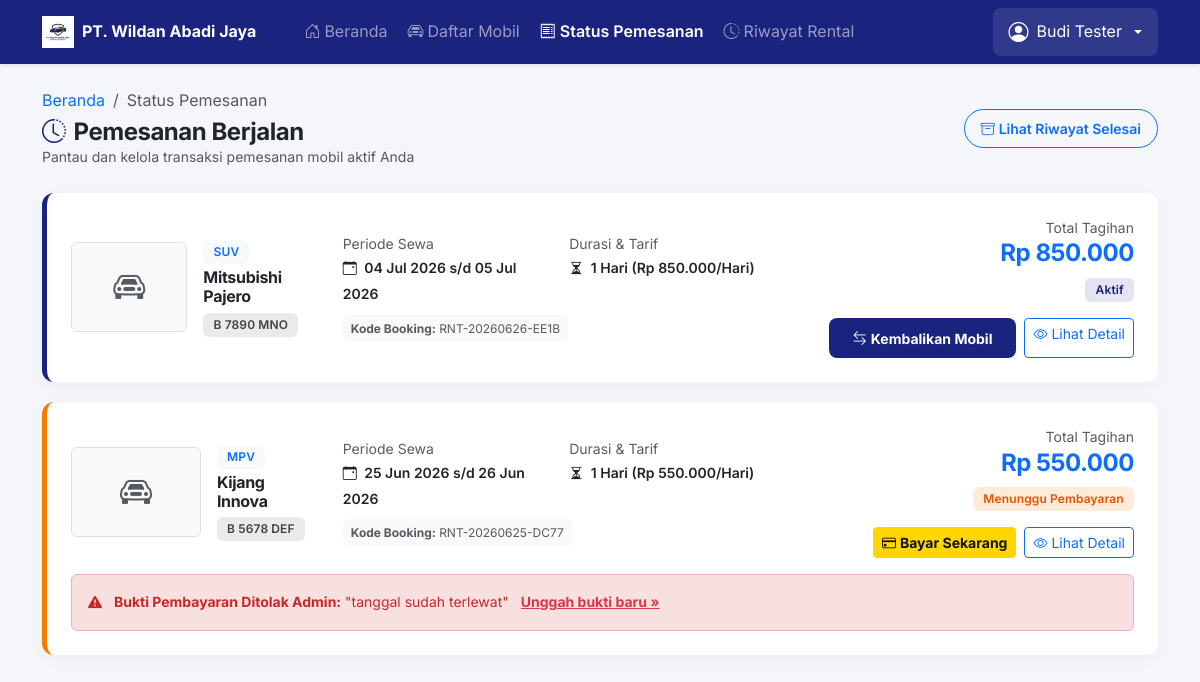
Screenshot of /customer/status-pemesanan.php (signed in) with the database file from the repository.
### tables this page shows
CREATE TABLE `pemesanan` (
  `id` int(10) UNSIGNED NOT NULL,
  `kode_pesan` varchar(25) NOT NULL,
  `customer_id` int(10) UNSIGNED NOT NULL,
  `mobil_id` int(10) UNSIGNED NOT NULL,
  `tanggal_sewa` date NOT NULL,
  `tanggal_kembali` date NOT NULL,
  `lama_sewa` tinyint(4) NOT NULL COMMENT 'dalam hari',
  `total_biaya` decimal(14,2) NOT NULL,
  `catatan` text DEFAULT NULL,
  `status` enum('menunggu_pembayaran','menunggu_konfirmasi','aktif','selesai','dibatalkan') NOT NULL DEFAULT 'menunggu_pembayaran',
  `created_at` timestamp NOT NULL DEFAULT current_timestamp(),
  `updated_at` timestamp NOT NULL DEFAULT current_timestamp() ON UPDATE current_timestamp()
);

CREATE TABLE `mobil` (
  `id` int(10) UNSIGNED NOT NULL,
  `nama_mobil` varchar(100) NOT NULL,
  `tipe` varchar(50) NOT NULL,
  `tahun` year(4) DEFAULT NULL,
  `kapasitas` tinyint(4) DEFAULT NULL COMMENT 'jumlah penumpang',
  `warna` varchar(50) DEFAULT NULL,
  `plat_nomor` varchar(20) DEFAULT NULL,
  `harga_per_hari` decimal(12,2) NOT NULL,
  `deskripsi` text DEFAULT NULL,
  `foto` varchar(255) DEFAULT NULL,
  `status` enum('tersedia','disewa','servis') NOT NULL DEFAULT 'tersedia',
  `created_at` timestamp NOT NULL DEFAULT current_timestamp(),
  `updated_at` timestamp NOT NULL DEFAULT current_timestamp() ON UPDATE current_timestamp()
);

CREATE TABLE `pembayaran` (
  `id` int(10) UNSIGNED NOT NULL,
  `pemesanan_id` int(10) UNSIGNED NOT NULL,
  `jumlah_bayar` decimal(14,2) NOT NULL,
  `metode_pembayaran` varchar(50) NOT NULL COMMENT 'transfer_bca, transfer_bri, dll',
  `bukti_pembayaran` varchar(255) NOT NULL COMMENT 'path file upload',
  `status` enum('menunggu','diterima','ditolak') NOT NULL DEFAULT 'menunggu',
  `catatan_admin` text DEFAULT NULL,
  `verified_by` int(10) UNSIGNED DEFAULT NULL COMMENT 'user_id admin yang verifikasi',
  `verified_at` timestamp NULL DEFAULT NULL,
  `created_at` timestamp NOT NULL DEFAULT current_timestamp()
);

### customer/status-pemesanan.php (the view, shortened to what this page needs)
<?php
require_once '../config/db.php';
require_once '../includes/functions.php';
$stmt = $pdo->prepare("
    SELECT p.*, m.nama_mobil, m.foto, m.tipe, m.harga_per_hari, m.plat_nomor
    FROM pemesanan p
    JOIN mobil m ON p.mobil_id = m.id
    WHERE p.customer_id = ? AND p.status != 'selesai'
    ORDER BY p.created_at DESC
");
$stmt->execute([$_SESSION['user_id']]);
$transaksiList = $stmt->fetchAll();
require_once '../includes/header.php';
require_once '../includes/navbar-customer.php';
?>
<div class="container py-4">
    <div class="row mb-4">
        <div class="col-12 d-flex flex-column flex-md-row justify-content-between align-items-start align-items-md-center gap-3">
            <div>
                <nav aria-label="breadcrumb">
                    <ol class="breadcrumb mb-1">
                        <li class="breadcrumb-item"><a href="dashboard.php" class="text-decoration-none">Beranda</a></li>
                        <li class="breadcrumb-item active" aria-current="page">Status Pemesanan</li>
                    </ol>
                </nav>
                <h4 class="fw-bold text-dark mb-0"><i class="bi bi-clock-history me-2" style="color: var(--color-primary);"></i>Pemesanan Berjalan</h4>
                <p class="text-muted small mb-0">Pantau dan kelola transaksi pemesanan mobil aktif Anda</p>
            </div>
            <a href="riwayat.php" class="btn btn-outline-primary rounded-pill px-3 py-2 btn-sm fw-semibold">
                <i class="bi bi-archive me-1"></i>Lihat Riwayat Selesai
            </a>
        </div>
    </div>
    <div class="row">
        <div class="col-12">
            <?php if (count($transaksiList) > 0): ?>
                <?php foreach ($transaksiList as $t): ?>
                    <?php
                    $stmtBayar = $pdo->prepare("
                        SELECT * FROM pembayaran
                        WHERE pemesanan_id = ?
                        ORDER BY id DESC
                        LIMIT 1
                    ");
                    $stmtBayar->execute([$t['id']]);
                    $pembayaranLast = $stmtBayar->fetch();
                    ?>
                    <div class="order-card order-card--<?= htmlspecialchars($t['status']) ?>">
                        <div class="row align-items-center">
                            <div class="col-lg-3 col-md-4 col-sm-12 text-center text-md-start mb-3 mb-md-0">
                                <div class="d-flex align-items-center flex-column flex-md-row gap-3">
                                    <?php if ($t['foto']): ?>
                                        <img src="/rental-mobil/assets/uploads/mobil/<?= htmlspecialchars($t['foto']) ?>"
                                             alt="Mobil" class="img-fluid rounded shadow-sm" style="max-height: 90px; width: 130px; object-fit: cover;">
                                    <?php else: ?>
                                        <div class="bg-light rounded d-flex align-items-center justify-content-center border" style="height: 90px; width: 130px;">
                                            <i class="bi bi-car-front text-muted fs-2"></i>
                                        </div>
                                    <?php endif; ?>
                                    <div class="text-center text-md-start">
                                        <span class="badge bg-light text-primary fw-semibold mb-1"><?= htmlspecialchars($t['tipe']) ?></span>
                                        <h6 class="fw-bold mb-1 text-dark"><?= htmlspecialchars($t['nama_mobil']) ?></h6>
                                        <span class="badge bg-secondary" style="font-size: 0.75rem;"><?= htmlspecialchars($t['plat_nomor']) ?></span>
                                    </div>
                                </div>
                            </div>
                            <div class="col-lg-5 col-md-5 col-sm-12 mb-3 mb-md-0">
                                <div class="row text-center text-md-start">
                                    <div class="col-md-6 mb-2 mb-md-0">
                                        <span class="text-muted small d-block">Periode Sewa</span>
                                        <span class="fw-semibold text-dark small">
                                            <i class="bi bi-calendar-event me-1"></i>
                                            <?= date('d M Y', strtotime($t['tanggal_sewa'])) ?> s/d <?= date('d M Y', strtotime($t['tanggal_kembali'])) ?>
                                        </span>
                                    </div>
                                    <div class="col-md-6">
                                        <span class="text-muted small d-block">Durasi & Tarif</span>
                                        <span class="fw-semibold text-dark small">
                                            <i class="bi bi-hourglass-split me-1"></i>
                                            <?= htmlspecialchars($t['lama_sewa']) ?> Hari (<?= formatRupiah($t['harga_per_hari']) ?>/Hari)
                                        </span>
                                    </div>
                                </div>
                                <div class="text-muted small text-center text-md-start mt-2">
                                    <span class="d-inline-block bg-light px-2 py-1 rounded" style="font-size:0.75rem;">
                                        <strong>Kode Booking:</strong> <?= htmlspecialchars($t['kode_pesan']) ?>
                                    </span>
                                </div>
                            </div>
                            <div class="col-lg-4 col-md-3 col-sm-12 text-center text-md-end">
                                <div class="mb-2">
                                    <span class="text-muted small d-block">Total Tagihan</span>
                                    <h4 class="fw-bold text-primary mb-0"><?= formatRupiah($t['total_biaya']) ?></h4>
                                </div>
                                <div class="mb-3">
                                    <?= getStatusBadge($t['status']) ?>
                                </div>
                                <div class="d-grid gap-2 d-md-inline-flex justify-content-md-end">
                                    <?php if ($t['status'] === 'menunggu_pembayaran'): ?>
                                        <a href="pembayaran.php?pesan_id=<?= $t['id'] ?>" class="btn btn-warning btn-sm fw-bold">
                                            <i class="bi bi-credit-card me-1"></i>Bayar Sekarang
                                        </a>
                                    <?php elseif ($t['status'] === 'menunggu_konfirmasi'): ?>
                                        <button class="btn btn-outline-info btn-sm" disabled>
                                            <i class="bi bi-patch-check me-1"></i>Menunggu Verifikasi
                                        </button>
                                    <?php elseif ($t['status'] === 'aktif'): ?>
                                        <a href="pengembalian.php?pesan_id=<?= $t['id'] ?>" class="btn btn-primary-custom btn-sm fw-bold">
                                            <i class="bi bi-arrow-left-right me-1"></i>Kembalikan Mobil
                                        </a>
                                    <?php else: ?>
                                        <span class="text-muted small">Tidak ada aksi</span>
                                    <?php endif; ?>
                                    <a href="detail-pesanan.php?id=<?= $t['id'] ?>" class="btn btn-outline-primary btn-sm">
                                        <i class="bi bi-eye me-1"></i>Lihat Detail
                                    </a>
                                </div>
                            </div>
                        </div>
                        <?php if ($t['status'] === 'menunggu_pembayaran' && $pembayaranLast && $pembayaranLast['status'] === 'ditolak'): ?>
                            <div class="mt-3 p-3 bg-danger bg-opacity-10 border border-danger-subtle rounded text-danger small">
                                <i class="bi bi-exclamation-triangle-fill me-2"></i>
                                <strong>Bukti Pembayaran Ditolak Admin:</strong> "<?= htmlspecialchars($pembayaranLast['catatan_admin'] ?? 'Tidak ada catatan.') ?>"
                                <a href="pembayaran.php?pesan_id=<?= $t['id'] ?>" class="alert-link text-danger fw-bold ms-2">Unggah bukti baru &raquo;</a>
                            </div>
                        <?php endif; ?>
                    </div>
                <?php endforeach; ?>
            <?php endif; ?>
        </div>
    </div>
</div>
<?php
require_once '../includes/footer.php';
?>

### includes/functions.php (shortened to what this page needs)
<?php
function formatRupiah(float $angka): string {
    return 'Rp ' . number_format($angka, 0, ',', '.');
}
function getStatusBadge(string $status): string {
    $map = [
        'tersedia'            => ['success',   'Tersedia'],
        'disewa'              => ['warning',   'Disewa'],
        'servis'              => ['secondary', 'Servis'],
        'menunggu_pembayaran' => ['warning',   'Menunggu Pembayaran'],
        'menunggu_konfirmasi' => ['info',      'Menunggu Konfirmasi'],
        'aktif'               => ['primary',   'Aktif'],
        'selesai'             => ['success',   'Selesai'],
        'dibatalkan'          => ['danger',    'Dibatalkan'],
        'menunggu'            => ['warning',   'Menunggu'],
        'diterima'            => ['success',   'Diterima'],
        'ditolak'             => ['danger',    'Ditolak'],
        'baik'                => ['success',   'Baik'],
        'rusak_ringan'        => ['warning',   'Rusak Ringan'],
        'rusak_berat'         => ['danger',    'Rusak Berat'],
    ];
    [$color, $label] = $map[$status] ?? ['secondary', ucfirst($status)];
    return "<span class=\"badge bg-{$color}\">{$label}</span>";
}

### assets/css/style.css (style rules this page uses)
:root { --color-primary: #1a237e; --color-primary-dark: #0d1654; --color-primary-light: #3949ab; --color-accent: #ffd600; --color-white: #ffffff; --color-bg: #f4f6f9; --color-sidebar-text: #ffffff; --color-text-dark: #212121; --color-text-muted: #757575; --color-border: #e0e0e0; --color-success: #388e3c; --color-warning: #f57c00; --color-danger: #d32f2f; --color-info: #0288d1; --font-xs: 0.75rem; --font-sm: 0.875rem; --font-base: 1rem; --font-lg: 1.125rem; --font-xl: 1.25rem; --font-2xl: 1.5rem; --shadow-sm: 0 2px 4px rgba(0,0,0,0.05); --shadow-md: 0 4px 12px rgba(0,0,0,0.08); --shadow-lg: 0 8px 24px rgba(26, 35, 126, 0.12); --transition-fast: all 0.2s cubic-bezier(0.4, 0, 0.2, 1); --transition-normal: all 0.3s cubic-bezier(0.4, 0, 0.2, 1); }
* { box-sizing: border-box; }
body { font-family: 'Inter', 'Segoe UI', system-ui, -apple-system, sans-serif; background-color: var(--color-bg); color: var(--color-text-dark); line-height: 1.6; overflow-x: hidden; }
h1, h2, h3, h4, h5, h6 { font-weight: 600; letter-spacing: -0.02em; }
.btn-warning { background-color: var(--color-accent) !important; border-color: var(--color-accent) !important; color: #111 !important; font-weight: 600; }
.badge { padding: 0.5em 0.85em; font-weight: 600; border-radius: 6px; letter-spacing: 0.01em; }
.bg-warning { background-color: rgba(245, 124, 0, 0.15) !important; color: #e65100 !important; }
.bg-danger { background-color: rgba(211, 47, 47, 0.15) !important; color: #c62828 !important; }
.bg-primary { background-color: rgba(26, 35, 126, 0.12) !important; color: #1a237e !important; }
.bg-secondary { background-color: rgba(117, 117, 117, 0.15) !important; color: #424242 !important; }

### assets/css/customer.css (style rules this page uses)
.order-card { background: #ffffff; border-radius: 12px; border-left: 5px solid var(--color-primary); box-shadow: 0 4px 18px rgba(0, 0, 0, 0.03); padding: 1.5rem; margin-bottom: 1.25rem; transition: box-shadow 0.2s ease; }
.order-card--menunggu_pembayaran { border-left-color: var(--color-warning); }
.order-card--aktif { border-left-color: var(--color-primary); }
.btn-primary-custom { background-color: var(--color-primary); color: white; border: none; border-radius: 8px; padding: 0.6rem 1.5rem; font-weight: 600; transition: all 0.2s ease; }

### rows the page displays
pemesanan: mobil.tipe "SUV", mobil.nama_mobil "Mitsubishi Pajero", mobil.plat_nomor "B 7890 MNO", tanggal_sewa "04 Jul 2026", tanggal_kembali "05 Jul 2026", lama_sewa "1", mobil.harga_per_hari "Rp 850.000", kode_pesan "RNT-20260626-EE1B", total_biaya "Rp 850.000", label "Aktif"
pemesanan: mobil.tipe "MPV", mobil.nama_mobil "Kijang Innova", mobil.plat_nomor "B 5678 DEF", tanggal_sewa "25 Jun 2026", tanggal_kembali "26 Jun 2026", lama_sewa "1", mobil.harga_per_hari "Rp 550.000", kode_pesan "RNT-20260625-DC77", total_biaya "Rp 550.000", label "Menunggu Pembayaran", pembayaran.catatan_admin "tanggal sudah terlewat"

### other values shown
$_SESSION['nama'] "Budi Tester"
